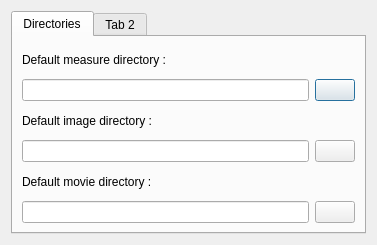
<?xml version="1.0" encoding="UTF-8"?>
<ui version="4.0">
 <class>PreferencesDialog</class>
 <widget class="QDialog" name="PreferencesDialog">
  <property name="geometry">
   <rect>
    <x>0</x>
    <y>0</y>
    <width>377</width>
    <height>245</height>
   </rect>
  </property>
  <property name="windowTitle">
   <string>Preferences</string>
  </property>
  <property name="windowIcon">
   <iconset resource="../../../main/piaf.qrc">
    <normaloff>:/images/16x16/configure.png</normaloff>:/images/16x16/configure.png</iconset>
  </property>
  <layout class="QGridLayout" name="gridLayout">
   <item row="0" column="0">
    <widget class="QTabWidget" name="tabWidget">
     <property name="currentIndex">
      <number>0</number>
     </property>
     <widget class="QWidget" name="tab">
      <attribute name="title">
       <string>Directories</string>
      </attribute>
      <layout class="QGridLayout" name="gridLayout_2">
       <item row="0" column="0">
        <widget class="QLabel" name="textLabel1">
         <property name="text">
          <string>Default measure directory :</string>
         </property>
         <property name="wordWrap">
          <bool>false</bool>
         </property>
        </widget>
       </item>
       <item row="1" column="0">
        <widget class="QLineEdit" name="defaultMeasureLineEdit">
         <property name="readOnly">
          <bool>true</bool>
         </property>
        </widget>
       </item>
       <item row="1" column="1">
        <widget class="QPushButton" name="measurePushButton">
         <property name="text">
          <string/>
         </property>
         <property name="icon">
          <iconset resource="../../../main/piaf.qrc">
           <normaloff>:/images/16x16/folder-open.png</normaloff>:/images/16x16/folder-open.png</iconset>
         </property>
        </widget>
       </item>
       <item row="2" column="0">
        <widget class="QLabel" name="textLabel1_2">
         <property name="text">
          <string>Default image directory :</string>
         </property>
         <property name="wordWrap">
          <bool>false</bool>
         </property>
        </widget>
       </item>
       <item row="3" column="0">
        <widget class="QLineEdit" name="defaultImageLineEdit">
         <property name="readOnly">
          <bool>true</bool>
         </property>
        </widget>
       </item>
       <item row="3" column="1">
        <widget class="QPushButton" name="imagePushButton">
         <property name="text">
          <string/>
         </property>
         <property name="icon">
          <iconset resource="../../../main/piaf.qrc">
           <normaloff>:/images/16x16/folder-open.png</normaloff>:/images/16x16/folder-open.png</iconset>
         </property>
        </widget>
       </item>
       <item row="4" column="0">
        <widget class="QLabel" name="textLabel1_3">
         <property name="text">
          <string>Default movie directory :</string>
         </property>
         <property name="wordWrap">
          <bool>false</bool>
         </property>
        </widget>
       </item>
       <item row="5" column="0">
        <widget class="QLineEdit" name="defaultMovieLineEdit">
         <property name="readOnly">
          <bool>true</bool>
         </property>
        </widget>
       </item>
       <item row="5" column="1">
        <widget class="QPushButton" name="moviePushButton">
         <property name="text">
          <string/>
         </property>
         <property name="icon">
          <iconset resource="../../../main/piaf.qrc">
           <normaloff>:/images/16x16/folder-open.png</normaloff>:/images/16x16/folder-open.png</iconset>
         </property>
        </widget>
       </item>
      </layout>
     </widget>
     <widget class="QWidget" name="tab_2">
      <attribute name="title">
       <string>Tab 2</string>
      </attribute>
     </widget>
    </widget>
   </item>
  </layout>
 </widget>
 <resources>
  <include location="../../../main/piaf.qrc"/>
 </resources>
 <connections/>
</ui>
